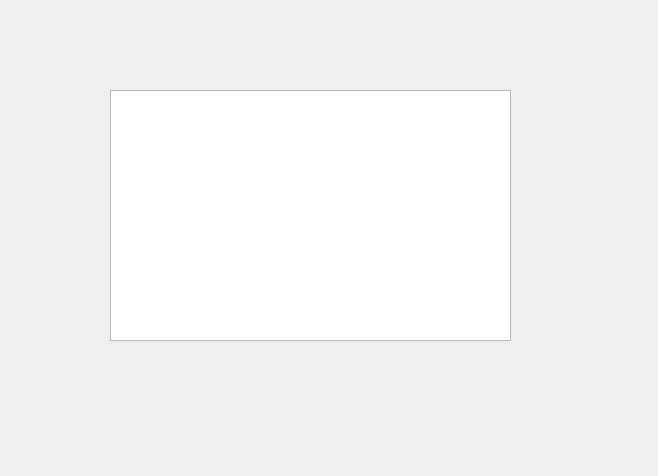
<?xml version="1.0" encoding="UTF-8"?>
<ui version="4.0">
 <class>MainWindow</class>
 <widget class="QMainWindow" name="MainWindow">
  <property name="geometry">
   <rect>
    <x>0</x>
    <y>0</y>
    <width>658</width>
    <height>476</height>
   </rect>
  </property>
  <property name="windowTitle">
   <string>MainWindow</string>
  </property>
  <widget class="QWidget" name="centralWidget">
   <widget class="QTextEdit" name="log">
    <property name="geometry">
     <rect>
      <x>110</x>
      <y>90</y>
      <width>401</width>
      <height>251</height>
     </rect>
    </property>
   </widget>
  </widget>
 </widget>
 <layoutdefault spacing="6" margin="11"/>
 <resources/>
 <connections/>
</ui>
